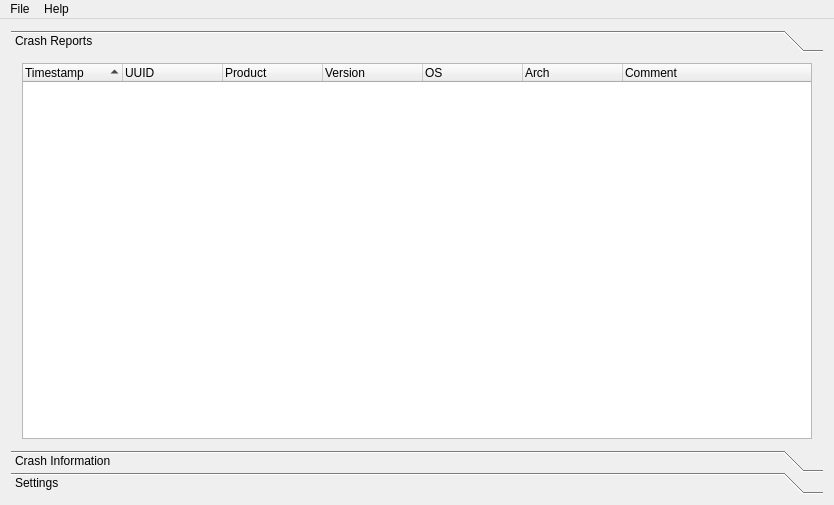
<?xml version="1.0" encoding="UTF-8"?>
<ui version="4.0">
 <class>MainWindow</class>
 <widget class="QMainWindow" name="MainWindow">
  <property name="geometry">
   <rect>
    <x>0</x>
    <y>0</y>
    <width>834</width>
    <height>505</height>
   </rect>
  </property>
  <property name="windowTitle">
   <string>MainWindow</string>
  </property>
  <widget class="QWidget" name="centralWidget">
   <layout class="QVBoxLayout" name="verticalLayout_4">
    <item>
     <widget class="QToolBox" name="toolBox">
      <property name="currentIndex">
       <number>0</number>
      </property>
      <property name="tabSpacing">
       <number>0</number>
      </property>
      <widget class="QWidget" name="crashReports">
       <property name="geometry">
        <rect>
         <x>0</x>
         <y>0</y>
         <width>816</width>
         <height>398</height>
        </rect>
       </property>
       <attribute name="label">
        <string>Crash Reports</string>
       </attribute>
       <layout class="QVBoxLayout" name="verticalLayout_6">
        <item>
         <widget class="QTreeWidget" name="reports">
          <property name="sortingEnabled">
           <bool>true</bool>
          </property>
          <column>
           <property name="text">
            <string>Timestamp</string>
           </property>
          </column>
          <column>
           <property name="text">
            <string>UUID</string>
           </property>
          </column>
          <column>
           <property name="text">
            <string>Product</string>
           </property>
          </column>
          <column>
           <property name="text">
            <string>Version</string>
           </property>
          </column>
          <column>
           <property name="text">
            <string>OS</string>
           </property>
          </column>
          <column>
           <property name="text">
            <string>Arch</string>
           </property>
          </column>
          <column>
           <property name="text">
            <string>Comment</string>
           </property>
          </column>
         </widget>
        </item>
       </layout>
      </widget>
      <widget class="QWidget" name="crashInfo">
       <property name="geometry">
        <rect>
         <x>0</x>
         <y>-110</y>
         <width>802</width>
         <height>701</height>
        </rect>
       </property>
       <attribute name="label">
        <string>Crash Information</string>
       </attribute>
       <layout class="QVBoxLayout" name="verticalLayout_5">
        <item>
         <widget class="QGroupBox" name="groupBox_5">
          <property name="title">
           <string>Crash Information</string>
          </property>
          <layout class="QVBoxLayout" name="verticalLayout">
           <property name="spacing">
            <number>0</number>
           </property>
           <property name="leftMargin">
            <number>0</number>
           </property>
           <property name="topMargin">
            <number>0</number>
           </property>
           <property name="rightMargin">
            <number>0</number>
           </property>
           <property name="bottomMargin">
            <number>0</number>
           </property>
           <item>
            <layout class="QHBoxLayout" name="horizontalLayout_19">
             <item>
              <layout class="QHBoxLayout" name="horizontalLayout_17">
               <item>
                <widget class="QLabel" name="label_11">
                 <property name="minimumSize">
                  <size>
                   <width>120</width>
                   <height>0</height>
                  </size>
                 </property>
                 <property name="text">
                  <string>UUID</string>
                 </property>
                </widget>
               </item>
               <item>
                <widget class="QLineEdit" name="uuid">
                 <property name="readOnly">
                  <bool>true</bool>
                 </property>
                </widget>
               </item>
              </layout>
             </item>
             <item>
              <layout class="QHBoxLayout" name="horizontalLayout_14">
               <item>
                <widget class="QLabel" name="label_10">
                 <property name="minimumSize">
                  <size>
                   <width>120</width>
                   <height>0</height>
                  </size>
                 </property>
                 <property name="text">
                  <string>Product</string>
                 </property>
                </widget>
               </item>
               <item>
                <widget class="QLineEdit" name="product">
                 <property name="readOnly">
                  <bool>true</bool>
                 </property>
                </widget>
               </item>
              </layout>
             </item>
            </layout>
           </item>
           <item>
            <layout class="QHBoxLayout" name="horizontalLayout_18">
             <item>
              <layout class="QHBoxLayout" name="horizontalLayout_16">
               <item>
                <widget class="QLabel" name="label_12">
                 <property name="minimumSize">
                  <size>
                   <width>120</width>
                   <height>0</height>
                  </size>
                 </property>
                 <property name="text">
                  <string>Timestamp</string>
                 </property>
                </widget>
               </item>
               <item>
                <widget class="QLineEdit" name="timestamp">
                 <property name="readOnly">
                  <bool>true</bool>
                 </property>
                </widget>
               </item>
              </layout>
             </item>
             <item>
              <layout class="QHBoxLayout" name="horizontalLayout_15">
               <item>
                <widget class="QLabel" name="label_13">
                 <property name="minimumSize">
                  <size>
                   <width>120</width>
                   <height>0</height>
                  </size>
                 </property>
                 <property name="text">
                  <string>Version</string>
                 </property>
                </widget>
               </item>
               <item>
                <widget class="QLineEdit" name="version">
                 <property name="readOnly">
                  <bool>true</bool>
                 </property>
                </widget>
               </item>
              </layout>
             </item>
            </layout>
           </item>
           <item>
            <layout class="QHBoxLayout" name="horizontalLayout_13">
             <item>
              <widget class="QLabel" name="label_9">
               <property name="minimumSize">
                <size>
                 <width>120</width>
                 <height>0</height>
                </size>
               </property>
               <property name="text">
                <string>Comment</string>
               </property>
              </widget>
             </item>
             <item>
              <widget class="QLineEdit" name="comment">
               <property name="readOnly">
                <bool>true</bool>
               </property>
              </widget>
             </item>
            </layout>
           </item>
          </layout>
         </widget>
        </item>
        <item>
         <widget class="QGroupBox" name="groupBox">
          <property name="title">
           <string>System Information</string>
          </property>
          <layout class="QHBoxLayout" name="horizontalLayout_12">
           <property name="spacing">
            <number>0</number>
           </property>
           <property name="leftMargin">
            <number>0</number>
           </property>
           <property name="topMargin">
            <number>0</number>
           </property>
           <property name="rightMargin">
            <number>0</number>
           </property>
           <property name="bottomMargin">
            <number>0</number>
           </property>
           <item>
            <layout class="QVBoxLayout" name="verticalLayout_3">
             <item>
              <layout class="QHBoxLayout" name="horizontalLayout_2">
               <item>
                <widget class="QLabel" name="label_2">
                 <property name="minimumSize">
                  <size>
                   <width>120</width>
                   <height>0</height>
                  </size>
                 </property>
                 <property name="text">
                  <string>CPU Arch</string>
                 </property>
                </widget>
               </item>
               <item>
                <widget class="QLineEdit" name="cpu_arch">
                 <property name="readOnly">
                  <bool>true</bool>
                 </property>
                </widget>
               </item>
              </layout>
             </item>
             <item>
              <layout class="QHBoxLayout" name="horizontalLayout_4">
               <item>
                <widget class="QLabel" name="label_4">
                 <property name="minimumSize">
                  <size>
                   <width>120</width>
                   <height>0</height>
                  </size>
                 </property>
                 <property name="text">
                  <string>CPU Count</string>
                 </property>
                </widget>
               </item>
               <item>
                <widget class="QLineEdit" name="cpu_count">
                 <property name="readOnly">
                  <bool>true</bool>
                 </property>
                </widget>
               </item>
              </layout>
             </item>
             <item>
              <layout class="QHBoxLayout" name="horizontalLayout_3">
               <item>
                <widget class="QLabel" name="label_3">
                 <property name="minimumSize">
                  <size>
                   <width>120</width>
                   <height>0</height>
                  </size>
                 </property>
                 <property name="text">
                  <string>OS Version</string>
                 </property>
                </widget>
               </item>
               <item>
                <widget class="QLineEdit" name="os_version">
                 <property name="readOnly">
                  <bool>true</bool>
                 </property>
                </widget>
               </item>
              </layout>
             </item>
             <item>
              <layout class="QHBoxLayout" name="horizontalLayout_5">
               <item>
                <widget class="QLabel" name="label_5">
                 <property name="minimumSize">
                  <size>
                   <width>120</width>
                   <height>0</height>
                  </size>
                 </property>
                 <property name="text">
                  <string>CPU Info</string>
                 </property>
                </widget>
               </item>
               <item>
                <widget class="QLineEdit" name="cpu_info">
                 <property name="readOnly">
                  <bool>true</bool>
                 </property>
                </widget>
               </item>
              </layout>
             </item>
            </layout>
           </item>
           <item>
            <layout class="QVBoxLayout" name="verticalLayout_2">
             <item>
              <layout class="QHBoxLayout" name="horizontalLayout">
               <item>
                <widget class="QLabel" name="label">
                 <property name="minimumSize">
                  <size>
                   <width>120</width>
                   <height>0</height>
                  </size>
                 </property>
                 <property name="text">
                  <string>OS</string>
                 </property>
                </widget>
               </item>
               <item>
                <widget class="QLineEdit" name="os">
                 <property name="readOnly">
                  <bool>true</bool>
                 </property>
                </widget>
               </item>
              </layout>
             </item>
             <item>
              <layout class="QHBoxLayout" name="horizontalLayout_9">
               <item>
                <widget class="QLabel" name="label_8">
                 <property name="minimumSize">
                  <size>
                   <width>120</width>
                   <height>0</height>
                  </size>
                 </property>
                 <property name="text">
                  <string>Crash Address</string>
                 </property>
                </widget>
               </item>
               <item>
                <widget class="QLineEdit" name="crash_adr">
                 <property name="readOnly">
                  <bool>true</bool>
                 </property>
                </widget>
               </item>
              </layout>
             </item>
             <item>
              <layout class="QHBoxLayout" name="horizontalLayout_8">
               <item>
                <widget class="QLabel" name="label_7">
                 <property name="minimumSize">
                  <size>
                   <width>120</width>
                   <height>0</height>
                  </size>
                 </property>
                 <property name="text">
                  <string>Crash Thread</string>
                 </property>
                </widget>
               </item>
               <item>
                <widget class="QLineEdit" name="crash_thread">
                 <property name="readOnly">
                  <bool>true</bool>
                 </property>
                </widget>
               </item>
              </layout>
             </item>
             <item>
              <layout class="QHBoxLayout" name="horizontalLayout_7">
               <item>
                <widget class="QLabel" name="label_6">
                 <property name="minimumSize">
                  <size>
                   <width>120</width>
                   <height>0</height>
                  </size>
                 </property>
                 <property name="text">
                  <string>Crash Type</string>
                 </property>
                </widget>
               </item>
               <item>
                <widget class="QLineEdit" name="crash_type">
                 <property name="readOnly">
                  <bool>true</bool>
                 </property>
                </widget>
               </item>
              </layout>
             </item>
            </layout>
           </item>
          </layout>
         </widget>
        </item>
        <item>
         <widget class="QGroupBox" name="groupBox_2">
          <property name="title">
           <string>Crashing Thread</string>
          </property>
          <layout class="QHBoxLayout" name="horizontalLayout_6">
           <property name="spacing">
            <number>0</number>
           </property>
           <property name="leftMargin">
            <number>0</number>
           </property>
           <property name="topMargin">
            <number>0</number>
           </property>
           <property name="rightMargin">
            <number>0</number>
           </property>
           <property name="bottomMargin">
            <number>0</number>
           </property>
           <item>
            <widget class="QTreeWidget" name="crashing_threads">
             <property name="minimumSize">
              <size>
               <width>0</width>
               <height>200</height>
              </size>
             </property>
             <column>
              <property name="text">
               <string>function</string>
              </property>
             </column>
             <column>
              <property name="text">
               <string>function offset</string>
              </property>
             </column>
             <column>
              <property name="text">
               <string>module offset</string>
              </property>
             </column>
             <column>
              <property name="text">
               <string>frame</string>
              </property>
             </column>
             <column>
              <property name="text">
               <string>module</string>
              </property>
             </column>
             <column>
              <property name="text">
               <string>file</string>
              </property>
             </column>
             <column>
              <property name="text">
               <string>line</string>
              </property>
             </column>
             <column>
              <property name="text">
               <string>offset</string>
              </property>
             </column>
             <column>
              <property name="text">
               <string>trust</string>
              </property>
             </column>
            </widget>
           </item>
          </layout>
         </widget>
        </item>
        <item>
         <widget class="QGroupBox" name="groupBox_4">
          <property name="title">
           <string>Threads</string>
          </property>
          <layout class="QHBoxLayout" name="horizontalLayout_11">
           <property name="spacing">
            <number>0</number>
           </property>
           <property name="leftMargin">
            <number>0</number>
           </property>
           <property name="topMargin">
            <number>0</number>
           </property>
           <property name="rightMargin">
            <number>0</number>
           </property>
           <property name="bottomMargin">
            <number>0</number>
           </property>
           <item>
            <widget class="QTreeWidget" name="threads">
             <column>
              <property name="text">
               <string notr="true">module offset</string>
              </property>
             </column>
             <column>
              <property name="text">
               <string>missing symbols</string>
              </property>
             </column>
             <column>
              <property name="text">
               <string>frame</string>
              </property>
             </column>
             <column>
              <property name="text">
               <string>module</string>
              </property>
             </column>
             <column>
              <property name="text">
               <string>file</string>
              </property>
             </column>
             <column>
              <property name="text">
               <string>line</string>
              </property>
             </column>
             <column>
              <property name="text">
               <string>offset</string>
              </property>
             </column>
             <column>
              <property name="text">
               <string>function</string>
              </property>
             </column>
             <column>
              <property name="text">
               <string>function offset</string>
              </property>
             </column>
             <column>
              <property name="text">
               <string>trust</string>
              </property>
             </column>
            </widget>
           </item>
          </layout>
         </widget>
        </item>
        <item>
         <widget class="QGroupBox" name="groupBox_3">
          <property name="title">
           <string>Modules</string>
          </property>
          <layout class="QHBoxLayout" name="horizontalLayout_10">
           <property name="spacing">
            <number>0</number>
           </property>
           <property name="leftMargin">
            <number>0</number>
           </property>
           <property name="topMargin">
            <number>0</number>
           </property>
           <property name="rightMargin">
            <number>0</number>
           </property>
           <property name="bottomMargin">
            <number>0</number>
           </property>
           <item>
            <widget class="QTreeWidget" name="modules">
             <column>
              <property name="text">
               <string notr="true">base addr</string>
              </property>
             </column>
             <column>
              <property name="text">
               <string>code id</string>
              </property>
             </column>
             <column>
              <property name="text">
               <string>filename</string>
              </property>
             </column>
             <column>
              <property name="text">
               <string>debug file</string>
              </property>
             </column>
             <column>
              <property name="text">
               <string>loaded symbols</string>
              </property>
             </column>
             <column>
              <property name="text">
               <string>version</string>
              </property>
             </column>
             <column>
              <property name="text">
               <string>end addr</string>
              </property>
             </column>
             <column>
              <property name="text">
               <string>debug id</string>
              </property>
             </column>
            </widget>
           </item>
          </layout>
         </widget>
        </item>
       </layout>
      </widget>
      <widget class="QWidget" name="settings">
       <attribute name="label">
        <string>Settings</string>
       </attribute>
       <layout class="QVBoxLayout" name="verticalLayout_8">
        <item>
         <widget class="QGroupBox" name="groupBox_6">
          <property name="title">
           <string>Server</string>
          </property>
          <layout class="QVBoxLayout" name="verticalLayout_7">
           <item>
            <layout class="QHBoxLayout" name="horizontalLayout_20">
             <item>
              <widget class="QLabel" name="label_14">
               <property name="minimumSize">
                <size>
                 <width>120</width>
                 <height>0</height>
                </size>
               </property>
               <property name="text">
                <string>Username</string>
               </property>
              </widget>
             </item>
             <item>
              <widget class="QLineEdit" name="username"/>
             </item>
            </layout>
           </item>
           <item>
            <layout class="QHBoxLayout" name="horizontalLayout_21">
             <item>
              <widget class="QLabel" name="label_15">
               <property name="minimumSize">
                <size>
                 <width>120</width>
                 <height>0</height>
                </size>
               </property>
               <property name="text">
                <string>Password</string>
               </property>
              </widget>
             </item>
             <item>
              <widget class="QLineEdit" name="password">
               <property name="echoMode">
                <enum>QLineEdit::Password</enum>
               </property>
              </widget>
             </item>
            </layout>
           </item>
          </layout>
         </widget>
        </item>
        <item>
         <spacer name="verticalSpacer">
          <property name="orientation">
           <enum>Qt::Vertical</enum>
          </property>
          <property name="sizeHint" stdset="0">
           <size>
            <width>20</width>
            <height>40</height>
           </size>
          </property>
         </spacer>
        </item>
       </layout>
      </widget>
     </widget>
    </item>
   </layout>
  </widget>
  <widget class="QMenuBar" name="menuBar">
   <property name="geometry">
    <rect>
     <x>0</x>
     <y>0</y>
     <width>834</width>
     <height>20</height>
    </rect>
   </property>
   <widget class="QMenu" name="menuFile">
    <property name="title">
     <string>File</string>
    </property>
    <addaction name="actionSync"/>
    <addaction name="actionOpen"/>
    <addaction name="separator"/>
    <addaction name="actionExit"/>
   </widget>
   <widget class="QMenu" name="menuHelp">
    <property name="title">
     <string>Help</string>
    </property>
    <addaction name="actionAbout"/>
    <addaction name="actionAbout_Qt"/>
   </widget>
   <addaction name="menuFile"/>
   <addaction name="menuHelp"/>
  </widget>
  <action name="actionOpen">
   <property name="text">
    <string>Open</string>
   </property>
   <property name="shortcut">
    <string>Ctrl+O</string>
   </property>
  </action>
  <action name="actionExit">
   <property name="text">
    <string>Exit</string>
   </property>
   <property name="shortcut">
    <string>Ctrl+Q</string>
   </property>
  </action>
  <action name="actionAbout">
   <property name="text">
    <string>About</string>
   </property>
  </action>
  <action name="actionAbout_Qt">
   <property name="text">
    <string>About Qt</string>
   </property>
  </action>
  <action name="actionSync">
   <property name="text">
    <string>Sync</string>
   </property>
   <property name="shortcut">
    <string>Ctrl+S</string>
   </property>
  </action>
 </widget>
 <layoutdefault spacing="6" margin="11"/>
 <resources/>
 <connections/>
</ui>
